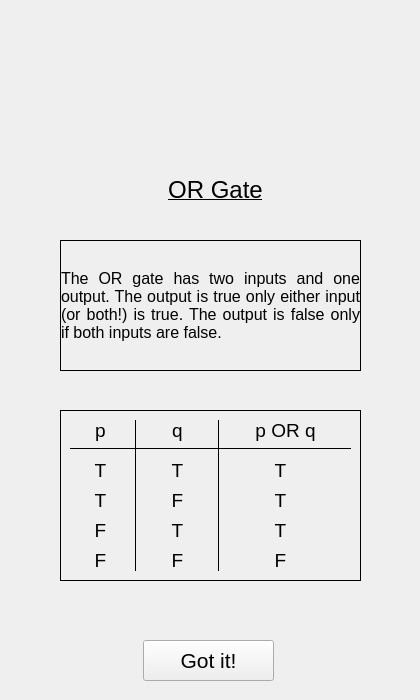
<?xml version="1.0" encoding="UTF-8"?>
<ui version="4.0">
 <class>GateInfo_OR</class>
 <widget class="QFrame" name="GateInfo_OR">
  <property name="geometry">
   <rect>
    <x>0</x>
    <y>0</y>
    <width>420</width>
    <height>700</height>
   </rect>
  </property>
  <property name="windowTitle">
   <string>Frame</string>
  </property>
  <widget class="QLabel" name="label_gateIcon">
   <property name="geometry">
    <rect>
     <x>140</x>
     <y>20</y>
     <width>151</width>
     <height>151</height>
    </rect>
   </property>
   <property name="text">
    <string/>
   </property>
   <property name="pixmap">
    <pixmap resource="Resources.qrc">:/Resources/ORGate.png</pixmap>
   </property>
   <property name="scaledContents">
    <bool>true</bool>
   </property>
   <property name="alignment">
    <set>Qt::AlignCenter</set>
   </property>
  </widget>
  <widget class="QLabel" name="label_gateDescription">
   <property name="geometry">
    <rect>
     <x>60</x>
     <y>240</y>
     <width>301</width>
     <height>131</height>
    </rect>
   </property>
   <property name="frameShape">
    <enum>QFrame::Box</enum>
   </property>
   <property name="text">
    <string>&lt;html&gt;&lt;head/&gt;&lt;body&gt;&lt;p align=&quot;justify&quot;&gt;&lt;span style=&quot; font-size:12pt;&quot;&gt;The OR gate has two inputs and one output. The output is true only either input (or both!) is true. The output is false only if both inputs are false.&lt;/span&gt;&lt;/p&gt;&lt;/body&gt;&lt;/html&gt;</string>
   </property>
   <property name="alignment">
    <set>Qt::AlignCenter</set>
   </property>
   <property name="wordWrap">
    <bool>true</bool>
   </property>
   <property name="margin">
    <number>10</number>
   </property>
  </widget>
  <widget class="QPushButton" name="pushButton_accept">
   <property name="geometry">
    <rect>
     <x>143</x>
     <y>640</y>
     <width>131</width>
     <height>41</height>
    </rect>
   </property>
   <property name="font">
    <font>
     <pointsize>16</pointsize>
    </font>
   </property>
   <property name="text">
    <string>Got it!</string>
   </property>
  </widget>
  <widget class="QFrame" name="frame">
   <property name="geometry">
    <rect>
     <x>60</x>
     <y>410</y>
     <width>301</width>
     <height>171</height>
    </rect>
   </property>
   <property name="frameShape">
    <enum>QFrame::Box</enum>
   </property>
   <property name="frameShadow">
    <enum>QFrame::Plain</enum>
   </property>
   <widget class="QLabel" name="label_15">
    <property name="geometry">
     <rect>
      <x>210</x>
      <y>140</y>
      <width>21</width>
      <height>21</height>
     </rect>
    </property>
    <property name="font">
     <font>
      <pointsize>14</pointsize>
     </font>
    </property>
    <property name="text">
     <string>F</string>
    </property>
    <property name="alignment">
     <set>Qt::AlignCenter</set>
    </property>
   </widget>
   <widget class="QLabel" name="label_13">
    <property name="geometry">
     <rect>
      <x>210</x>
      <y>80</y>
      <width>21</width>
      <height>21</height>
     </rect>
    </property>
    <property name="font">
     <font>
      <pointsize>14</pointsize>
     </font>
    </property>
    <property name="text">
     <string>T</string>
    </property>
    <property name="alignment">
     <set>Qt::AlignCenter</set>
    </property>
   </widget>
   <widget class="QLabel" name="label">
    <property name="geometry">
     <rect>
      <x>30</x>
      <y>10</y>
      <width>21</width>
      <height>21</height>
     </rect>
    </property>
    <property name="font">
     <font>
      <pointsize>14</pointsize>
     </font>
    </property>
    <property name="text">
     <string>p</string>
    </property>
    <property name="alignment">
     <set>Qt::AlignCenter</set>
    </property>
   </widget>
   <widget class="QLabel" name="label_10">
    <property name="geometry">
     <rect>
      <x>30</x>
      <y>110</y>
      <width>21</width>
      <height>21</height>
     </rect>
    </property>
    <property name="font">
     <font>
      <pointsize>14</pointsize>
     </font>
    </property>
    <property name="text">
     <string>F</string>
    </property>
    <property name="alignment">
     <set>Qt::AlignCenter</set>
    </property>
   </widget>
   <widget class="QLabel" name="label_7">
    <property name="geometry">
     <rect>
      <x>107</x>
      <y>110</y>
      <width>21</width>
      <height>21</height>
     </rect>
    </property>
    <property name="font">
     <font>
      <pointsize>14</pointsize>
     </font>
    </property>
    <property name="text">
     <string>T</string>
    </property>
    <property name="alignment">
     <set>Qt::AlignCenter</set>
    </property>
   </widget>
   <widget class="Line" name="line">
    <property name="geometry">
     <rect>
      <x>10</x>
      <y>30</y>
      <width>281</width>
      <height>16</height>
     </rect>
    </property>
    <property name="frameShadow">
     <enum>QFrame::Plain</enum>
    </property>
    <property name="orientation">
     <enum>Qt::Horizontal</enum>
    </property>
   </widget>
   <widget class="QLabel" name="label_2">
    <property name="geometry">
     <rect>
      <x>107</x>
      <y>10</y>
      <width>21</width>
      <height>21</height>
     </rect>
    </property>
    <property name="font">
     <font>
      <pointsize>14</pointsize>
     </font>
    </property>
    <property name="text">
     <string>q</string>
    </property>
    <property name="alignment">
     <set>Qt::AlignCenter</set>
    </property>
   </widget>
   <widget class="Line" name="line_2">
    <property name="geometry">
     <rect>
      <x>67</x>
      <y>10</y>
      <width>16</width>
      <height>151</height>
     </rect>
    </property>
    <property name="frameShadow">
     <enum>QFrame::Plain</enum>
    </property>
    <property name="orientation">
     <enum>Qt::Vertical</enum>
    </property>
   </widget>
   <widget class="QLabel" name="label_5">
    <property name="geometry">
     <rect>
      <x>107</x>
      <y>50</y>
      <width>21</width>
      <height>21</height>
     </rect>
    </property>
    <property name="font">
     <font>
      <pointsize>14</pointsize>
     </font>
    </property>
    <property name="text">
     <string>T</string>
    </property>
    <property name="alignment">
     <set>Qt::AlignCenter</set>
    </property>
   </widget>
   <widget class="QLabel" name="label_3">
    <property name="geometry">
     <rect>
      <x>170</x>
      <y>10</y>
      <width>111</width>
      <height>21</height>
     </rect>
    </property>
    <property name="font">
     <font>
      <pointsize>14</pointsize>
     </font>
    </property>
    <property name="text">
     <string>p OR q</string>
    </property>
    <property name="alignment">
     <set>Qt::AlignCenter</set>
    </property>
   </widget>
   <widget class="QLabel" name="label_8">
    <property name="geometry">
     <rect>
      <x>107</x>
      <y>140</y>
      <width>21</width>
      <height>21</height>
     </rect>
    </property>
    <property name="font">
     <font>
      <pointsize>14</pointsize>
     </font>
    </property>
    <property name="text">
     <string>F</string>
    </property>
    <property name="alignment">
     <set>Qt::AlignCenter</set>
    </property>
   </widget>
   <widget class="QLabel" name="label_14">
    <property name="geometry">
     <rect>
      <x>210</x>
      <y>110</y>
      <width>21</width>
      <height>21</height>
     </rect>
    </property>
    <property name="font">
     <font>
      <pointsize>14</pointsize>
     </font>
    </property>
    <property name="text">
     <string>T</string>
    </property>
    <property name="alignment">
     <set>Qt::AlignCenter</set>
    </property>
   </widget>
   <widget class="Line" name="line_3">
    <property name="geometry">
     <rect>
      <x>150</x>
      <y>10</y>
      <width>16</width>
      <height>151</height>
     </rect>
    </property>
    <property name="frameShadow">
     <enum>QFrame::Plain</enum>
    </property>
    <property name="orientation">
     <enum>Qt::Vertical</enum>
    </property>
   </widget>
   <widget class="QLabel" name="label_11">
    <property name="geometry">
     <rect>
      <x>30</x>
      <y>140</y>
      <width>21</width>
      <height>21</height>
     </rect>
    </property>
    <property name="font">
     <font>
      <pointsize>14</pointsize>
     </font>
    </property>
    <property name="text">
     <string>F</string>
    </property>
    <property name="alignment">
     <set>Qt::AlignCenter</set>
    </property>
   </widget>
   <widget class="QLabel" name="label_4">
    <property name="geometry">
     <rect>
      <x>30</x>
      <y>50</y>
      <width>21</width>
      <height>21</height>
     </rect>
    </property>
    <property name="font">
     <font>
      <pointsize>14</pointsize>
     </font>
    </property>
    <property name="text">
     <string>T</string>
    </property>
    <property name="alignment">
     <set>Qt::AlignCenter</set>
    </property>
   </widget>
   <widget class="QLabel" name="label_6">
    <property name="geometry">
     <rect>
      <x>107</x>
      <y>80</y>
      <width>21</width>
      <height>21</height>
     </rect>
    </property>
    <property name="font">
     <font>
      <pointsize>14</pointsize>
     </font>
    </property>
    <property name="text">
     <string>F</string>
    </property>
    <property name="alignment">
     <set>Qt::AlignCenter</set>
    </property>
   </widget>
   <widget class="QLabel" name="label_12">
    <property name="geometry">
     <rect>
      <x>210</x>
      <y>50</y>
      <width>21</width>
      <height>21</height>
     </rect>
    </property>
    <property name="font">
     <font>
      <pointsize>14</pointsize>
     </font>
    </property>
    <property name="text">
     <string>T</string>
    </property>
    <property name="alignment">
     <set>Qt::AlignCenter</set>
    </property>
   </widget>
   <widget class="QLabel" name="label_9">
    <property name="geometry">
     <rect>
      <x>30</x>
      <y>80</y>
      <width>21</width>
      <height>21</height>
     </rect>
    </property>
    <property name="font">
     <font>
      <pointsize>14</pointsize>
     </font>
    </property>
    <property name="text">
     <string>T</string>
    </property>
    <property name="alignment">
     <set>Qt::AlignCenter</set>
    </property>
   </widget>
  </widget>
  <widget class="QLabel" name="label_gateName">
   <property name="geometry">
    <rect>
     <x>150</x>
     <y>170</y>
     <width>131</width>
     <height>41</height>
    </rect>
   </property>
   <property name="font">
    <font>
     <pointsize>18</pointsize>
    </font>
   </property>
   <property name="text">
    <string>&lt;html&gt;&lt;head/&gt;&lt;body&gt;&lt;p&gt;&lt;span style=&quot; text-decoration: underline;&quot;&gt;OR Gate&lt;/span&gt;&lt;/p&gt;&lt;/body&gt;&lt;/html&gt;</string>
   </property>
   <property name="alignment">
    <set>Qt::AlignCenter</set>
   </property>
  </widget>
 </widget>
 <resources>
  <include location="Resources.qrc"/>
 </resources>
 <connections/>
</ui>
